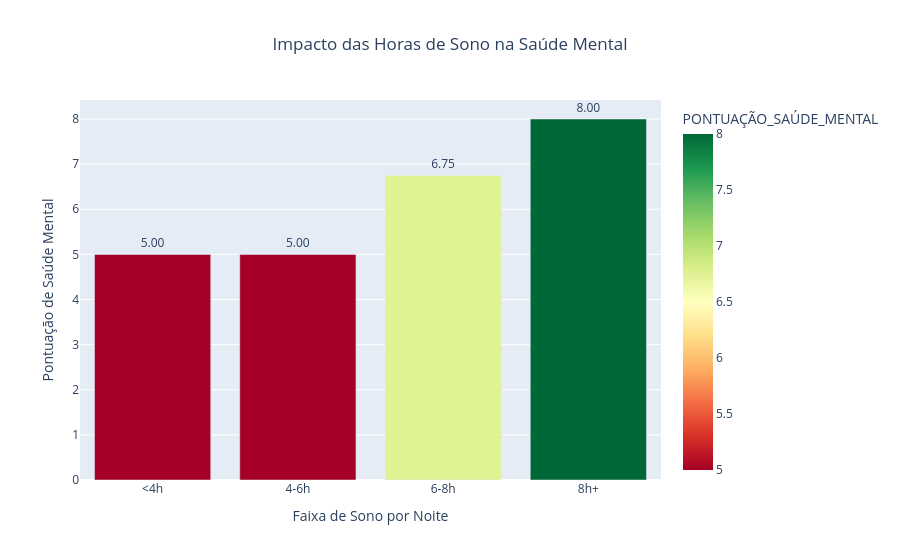

Notebook code for this chart:
### Code cell
df_median_sono_saude = df.groupby("FAIXA_SONO")["PONTUAÇÃO_SAÚDE_MENTAL"].median().reset_index()

fig = px.bar(
    df_median_sono_saude,
    x="FAIXA_SONO",
    y="PONTUAÇÃO_SAÚDE_MENTAL",
    color="PONTUAÇÃO_SAÚDE_MENTAL",
    color_continuous_scale="RdYlGn",
    title="Impacto das Horas de Sono na Saúde Mental"
)

fig.update_traces(texttemplate='%{y:.2f}', textposition='outside')

fig.update_layout(
    xaxis_title="Faixa de Sono por Noite",
    yaxis_title="Pontuação de Saúde Mental",
    title_x=0.5
)

fig.show()

### Figure 1 — Plotly figure (JSON) as saved in the notebook; plotly's stock layout.template omitted (floating-point values rounded to 4 significant figures)
{"data": [{"hovertemplate": "FAIXA_SONO=%{x}<br>PONTUAÇÃO_SAÚDE_MENTAL=%{marker.color}<extra></extra>", "legendgroup": "", "marker": {"color": [5.0, 5.0, 6.75, 8.0], "coloraxis": "coloraxis", "pattern": {"shape": ""}}, "name": "", "orientation": "v", "showlegend": false, "textposition": "outside", "texttemplate": "%{y:.2f}", "type": "bar", "x": ["<4h", "4-6h", "6-8h", "8h+"], "xaxis": "x", "y": [5.0, 5.0, 6.75, 8.0], "yaxis": "y"}], "layout": {"barmode": "relative", "coloraxis": {"colorbar": {"title": {"text": "PONTUAÇÃO_SAÚDE_MENTAL"}}, "colorscale": [[0, "rgb(165,0,38)"], [0.1, "rgb(215,48,39)"], [0.2, "rgb(244,109,67)"], [0.3, "rgb(253,174,97)"], [0.4, "rgb(254,224,139)"], [0.5, "rgb(255,255,191)"], [0.6, "rgb(217,239,139)"], [0.7, "rgb(166,217,106)"], [0.8, "rgb(102,189,99)"], [0.9, "rgb(26,152,80)"], [1, "rgb(0,104,55)"]]}, "legend": {"tracegroupgap": 0}, "title": {"text": "Impacto das Horas de Sono na Saúde Mental", "x": 0.5}, "xaxis": {"anchor": "y", "domain": [0, 1], "title": {"text": "Faixa de Sono por Noite"}}, "yaxis": {"anchor": "x", "domain": [0, 1], "title": {"text": "Pontuação de Saúde Mental"}}}}
